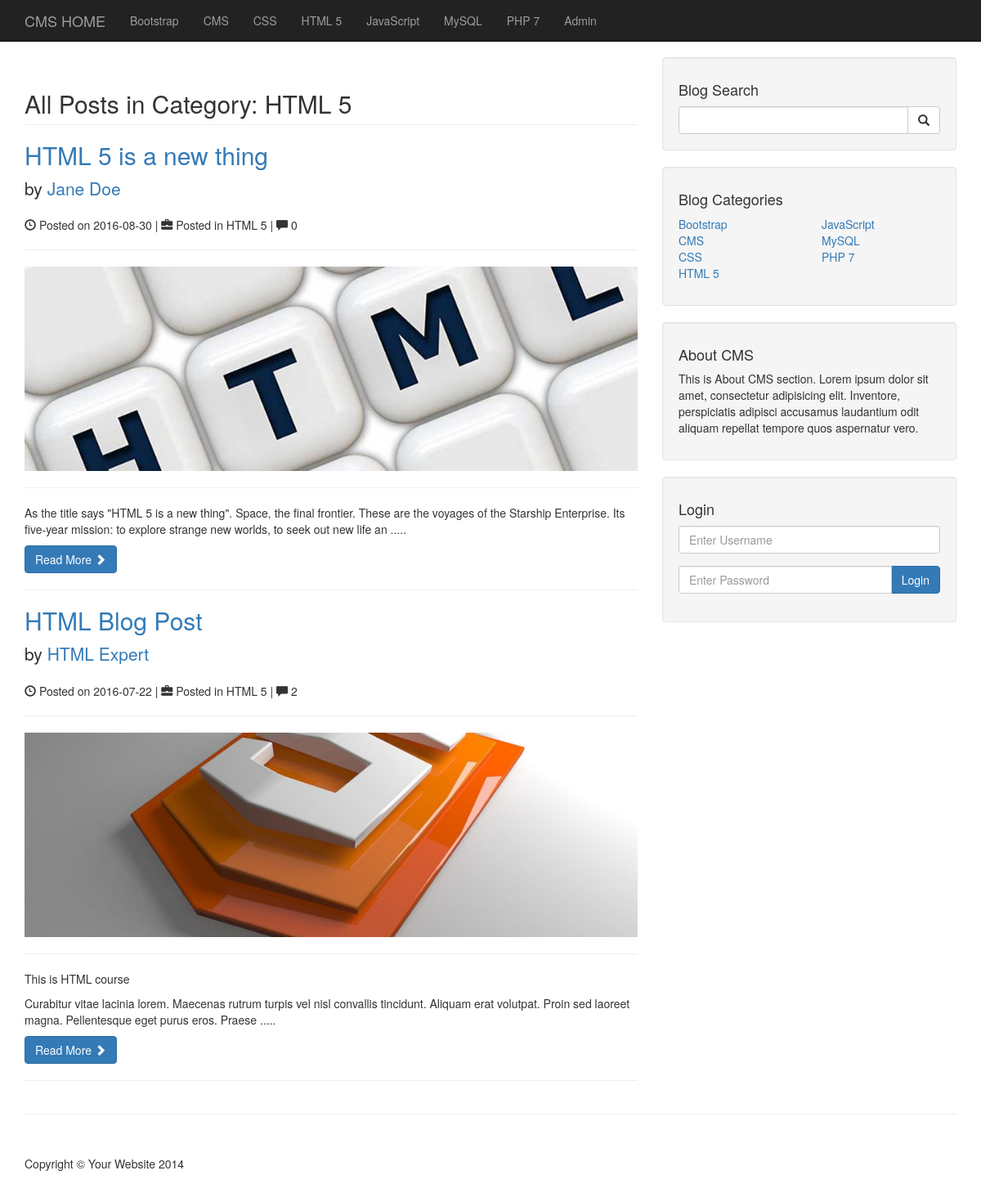
/category.php?category=2, run on an earlier commit of the app's database.
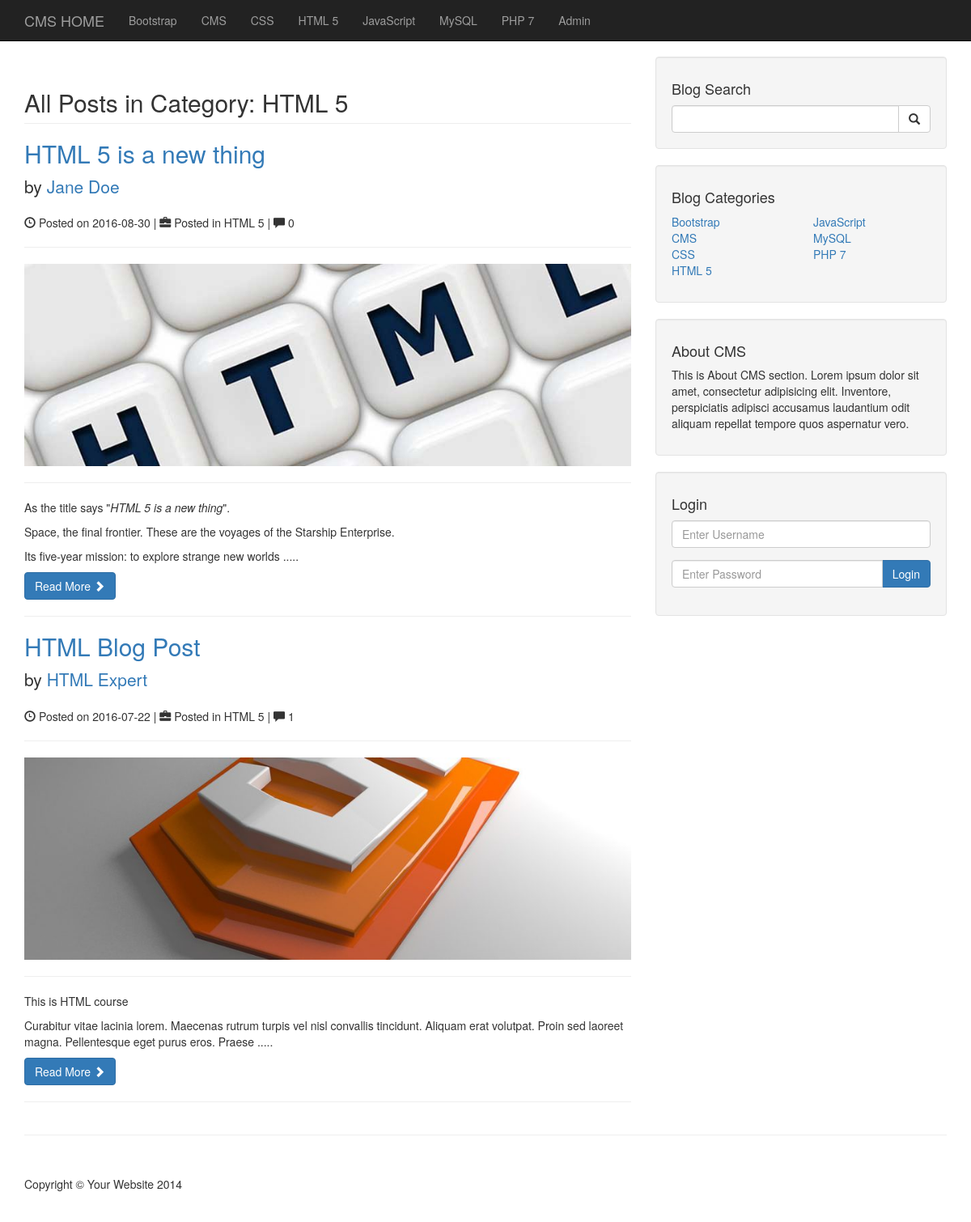
And on a later commit of the database.
### tables this page shows
CREATE TABLE `categories` (
  `cat_id` int(3) NOT NULL,
  `cat_title` varchar(255) NOT NULL
);

CREATE TABLE `posts` (
  `post_id` int(3) NOT NULL,
  `post_category_id` int(3) NOT NULL,
  `post_title` varchar(255) NOT NULL,
  `post_author` varchar(255) NOT NULL,
  `post_date` date NOT NULL,
  `post_image` varchar(255) NOT NULL,
  `post_content` text NOT NULL,
  `post_tags` text NOT NULL,
  `post_status` varchar(255) NOT NULL,
  `post_comment_count` int(11) NOT NULL
);

### functions.php (the view, shortened to what this page needs)
<?php
	function arraySort($array, $on, $order=SORT_ASC){
		$new_array = array();
		$sortable_array = array();
		if (count($array) > 0) {
		    foreach ($array as $k => $v) {
		        if (is_array($v)) {
		            foreach ($v as $k2 => $v2) {
		                if ($k2 == $on) {
		                    $sortable_array[$k] = $v2;
		                }
	           		}
	        	} else {
	            $sortable_array[$k] = $v;
	        	}
	    	}
		    switch ($order) {
		        case SORT_ASC:
		            asort($sortable_array);
		        break;
		        case SORT_DESC:
		            arsort($sortable_array);
		        break;
		    }
		    foreach ($sortable_array as $k => $v) {
		        $new_array[$k] = $array[$k];
		    }
		}
		return $new_array;
	}
    function queryAllCategory(){
        global $connection;
        $query = "SELECT * FROM categories";
        $select_all_categories = mysqli_query($connection,$query);
        while($row = mysqli_fetch_assoc($select_all_categories)){
            $cat_id    = $row['cat_id'];
            $cat_title = $row['cat_title'];
            $rows[] = compact('cat_id','cat_title');
        }
        return $rows;
    }
    function categoryName($cat_id){
        global $connection;
        $query = "SELECT * FROM categories WHERE cat_id = $cat_id ";
        $category_name = mysqli_query($connection,$query);
        while($row = mysqli_fetch_assoc($category_name)){
        $cat_title = $row['cat_title'];
        return $cat_title;
        }
    }
    function displaySearchForm(){
                    echo "<form action='search.php' method='post'>";
                    echo "<div class='input-group'>";
                        echo "<input type='text' class='form-control' name='search'>";
                        echo "<span class='input-group-btn'>";
                            echo "<button class='btn btn-default' type='submit' name='search_submit'>";
                                echo "<span class='glyphicon glyphicon-search'></span>";
                        echo "</button>";
                        echo "</span>";
                    echo "</div>";
                    echo "</form> ";
    }
    function displayCategoryTwoColumn(){
        $new_array = queryAllCategory();
        if (empty($new_array)) {
            echo "<div class='alert alert-danger'>";
            echo "<a href='#' class='close' data-dismiss='alert' aria-label='close'>&times;</a>";
            echo "No Category Found. Try adding a Category First";
            echo "</div>";
        }
        else{
            $new_array = arraySort($new_array, 'cat_title', SORT_ASC);
            $count_cat = count($new_array);
            if($count_cat % 2 == 0){
                $col_break = ($count_cat / 2) + 1;
            }
            else{
                $col_break = intdiv($count_cat, 2) + 2;
            }
            $i = 1;
            foreach ($new_array as $key => $value) {
                switch($i){
                    case 1:
                        echo "<div class='col-lg-6'>";
                            echo "<ul class='list-unstyled'>";
                        break;
                    case $col_break:
                            echo "</ul>";
                       echo " </div>";
                        echo "<div class='col-lg-6'>";
                            echo "<ul class='list-unstyled'>";
                        break;
                }
                echo "<li><a href='category.php?category={$value['cat_id']}'>{$value['cat_title']}</a></li>";
                $i++;
            }
        }
    }
    function navCategoryDisplay(){
        $new_array = queryAllCategory();
        if (empty($new_array)) {
            echo "<div class='alert alert-danger'>";
            echo "<a href='#' class='close' data-dismiss='alert' aria-label='close'>&times;</a>";
            echo "No Category Found. Try adding a Category First";
            echo "</div>";
        }
        else{
            $new_array = arraySort($new_array, 'cat_title', SORT_ASC);
            foreach ($new_array as $key => $value) {
                echo "<li><a href='category.php?category={$value['cat_id']}'>{$value['cat_title']}</a></li>";
            }
        }
    }
    function queryPostsInCategory(){
        global $connection;
        if (isset($_GET['category'])) {
            $cat_id = $_GET['category'];
            $query = "SELECT * FROM posts WHERE post_category_id = $cat_id ";
            $query_post_in_category = mysqli_query($connection,$query);
            while($row = mysqli_fetch_assoc($query_post_in_category)){
                $post_id = $row['post_id'];
                $post_category_id = $row['post_category_id'];
                $post_title = $row['post_title'];
                $post_author = $row['post_author'];
                $post_date = $row['post_date'];
                $post_image = $row['post_image'];
                $post_content = $row['post_content'];
                $post_content = mb_substr($post_content, 0, 200);
                $post_tags = $row['post_tags'];
                $post_status = $row['post_status'];
                $post_comment_count = $row['post_comment_count'];
                $post_category_name = categoryName($post_category_id);
                $rows[] = compact('post_id','post_status','post_title','post_content','post_category_id','post_author','post_tags','post_image','post_date','post_comment_count','post_category_name');
            }
            return $rows;
        }
    }
    function displayPostsInCategory(){
        if (isset($_GET['category'])) {
            $cat_id = $_GET['category'];
            $post_category_name = categoryName($cat_id);
        }
        $new_array = queryPostsInCategory();
        if (empty($new_array)) {
                echo "<h2 class='page-header'>";
                    echo "All Posts in Category: {$post_category_name}";
                echo "</h2>";
                echo "<div class='alert alert-danger'>";
                    echo "<a href='#' class='close' data-dismiss='alert' aria-label='close'>&times;</a>";
                    echo "No Post Found in Category <strong>{$post_category_name}</strong>. Try Searching using different Keywords or viewing other category page or homepage.";
                    echo "</div>";
                echo "<div class='row'>";
                    displaySearchForm();
                echo "</div>";
        }
        else{
            $new_array = arraySort($new_array, 'post_date', SORT_DESC);
                        echo "<h2 class='page-header'>";
                            echo "All Posts in Category: {$post_category_name}";
                        echo "</h2>";
            foreach ($new_array as $key => $value) {
                        echo "<h2>";
                            echo "<a href='post.php?p_id={$value['post_id']}'>{$value['post_title']}</a>";
                        echo "</h2>";
                        echo "<p class='lead'>";
                            echo "by <a href='#'>{$value['post_author']}</a>";
                        echo "</p>";
                        echo "<p><span class='glyphicon glyphicon-time'></span> Posted on {$value['post_date']} | <span class='glyphicon glyphicon-briefcase'></span> Posted in {$value['post_category_name']} | <span class='glyphicon glyphicon-comment'></span> {$value['post_comment_count']} </p>";
                        echo "<hr>";
                        echo "<img class='img-responsive' src='images/{$value['post_image']}'>";
                        echo "<hr>";
                        echo "<p>{$value['post_content']} .....</p>";
                        echo "<a class='btn btn-primary' href='post.php?p_id={$value['post_id']}''>Read More <span class='glyphicon glyphicon-chevron-right'></span></a>";
                        echo "<hr>";
            }
        }
    }
    function displayLoginForm(){
                    echo "<form role='form' action='includes/login.php' method='post' data-toggle='validator' >";
                            echo "<div class='form-group'>";
                                echo "<input type='text' class='form-control' name='username' required data-error='Username is Required' placeholder='Enter Username'>";
                            echo "</div>";
                            echo "<div class='form-group'>";
                                echo "<div class='input-group'>";
                                    echo "<input type='password' class='form-control' name='password' required data-error='Password is Required' placeholder='Enter Password'>";
                                    echo "<span class='input-group-btn'>";
                                        echo "<button class='btn btn-primary' type='submit' name='login_submit'>Login";
                                        echo "</button>";
                                    echo "</span>";
                                echo "</div>";
                            echo "</div>";
                    echo "</form> ";
    }
?>

### includes/header.php (shortened to what this page needs)
<?php include "db.php"                 ?>
<?php include "functions.php"                 ?>
<!DOCTYPE html>
<html lang="en">
<head>
    <link href="css/bootstrap.min.css" rel="stylesheet">
    <link href="css/blog-home.css" rel="stylesheet">
</head>
<body>

### includes/nav.php (shortened to what this page needs)
<nav class="navbar navbar-inverse navbar-fixed-top" role="navigation">
    <div class="container">
        <div class="navbar-header">
            <a class="navbar-brand" href="/">CMS HOME</a>
        </div>
        <div class="collapse navbar-collapse" id="bs-example-navbar-collapse-1">
            <ul class="nav navbar-nav">
                <?php navCategoryDisplay();      ?>
               <li>
                    <a href="admin/">Admin</a>
                </li>
            </ul>
        </div>
    </div>
</nav>

### category.php
<?php include "includes/header.php"              ?>
<?php include "includes/nav.php"                 ?>
    <div class="container">
        <div class="row">
            <div class="col-md-8">
                <?php displayPostsInCategory();                ?>
            </div>
            <?php include "includes/sidebar.php"                  ?>
        </div>
        <hr>
<?php include "includes/footer.php"                      ?>

### includes/sidebar.php (shortened to what this page needs)
<div class="col-md-4">
    <div class="well">
        <h4>Blog Search</h4>
        <?php displaySearchForm(); ?>
    </div>
    <div class="well">
        <h4>Blog Categories</h4>
        <div class="row">
                    <?php displayCategoryTwoColumn();       ?>
                                        </ul>
                                    </div>
        </div>
    </div>
    <div class="well">
        <h4>About CMS</h4>
        <p>This is About CMS section. Lorem ipsum dolor sit amet, consectetur adipisicing elit. Inventore, perspiciatis adipisci accusamus laudantium odit aliquam repellat tempore quos aspernatur vero.</p>
    </div>
    <div class="well">
        <h4>Login</h4>
        <?php displayLoginForm(); ?>
    </div>
</div>

### includes/footer.php (shortened to what this page needs)
        <footer>
            <div class="row">
                <div class="col-lg-12">
                    <p>Copyright &copy; Your Website 2014</p>
                </div>
            </div>
        </footer>
    </div>
</body>
</html>

### css/blog-home.css (style rules this page uses)
body { padding-top: 70px; }
footer { margin: 50px 0; }

What changed in the data, as far as the page shows it:
changed posts "HTML 5 is a new thing": post_content "As the title says \"HTML 5 is a new thing\". Space, the final frontier. These are the voyages of the Starship Enterprise. Its five-year mission: to explore strange new worlds, to seek out new life an" → "As the title says \" HTML 5 is a new thing \". Space, the final frontier. These are the voyages of the Starship Enterprise. Its five-year mission: to explore strange new worlds"
changed posts "HTML Blog Post": post_comment_count "2" → "1"
